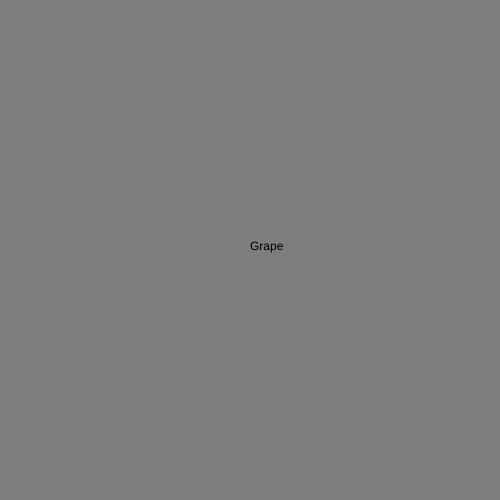
Frame 1 (no input)
Frame 60 (no input): identical to frame 1, image omitted
Frame 120 (the mouse pressed at the canvas centre since frame 60): identical to frame 1, image omitted

The p5.js sketch that drew this single still picture (run headless with seeded random() and noise() and a simulated clock; from frame 60 on, the mouse is pressed at the canvas centre):

// p5.js sketch
// ── sketch.js
let fruits = ['Grape', 'Apple', 'Banana'];

function setup() {
  createCanvas(500, 500);
}

function draw() {
  background(125);
  text(fruits[0], 250, 250);
}
